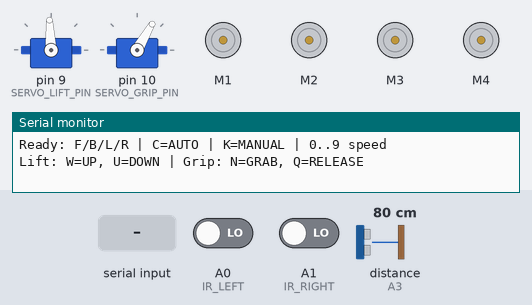
A sketch run on a simulated Arduino Uno, built with avr-gcc and run on an emulated ATmega328P. Shown: 2 × servo, 4 × DC motor (green arrow = forward, orange = backward, longer = faster), the last lines printed to the serial monitor. Inputs (shaded band) come from the test bench; at power-on: A0 (IR_LEFT) LOW, distance to the obstacle (sensor on A3) 80 cm, A1 (IR_RIGHT) LOW. The echo pulse lasts 58.3 µs per cm.

Above: at 1.2 s.
1.3 s: "C90\n" received over Serial
At 2.0 s:
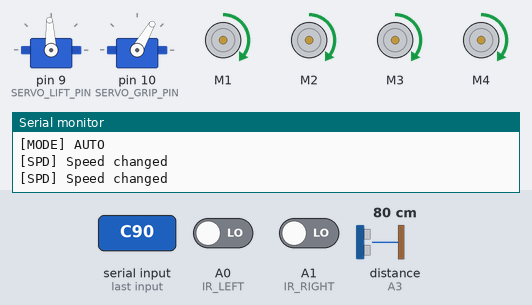
2.8 s: "W\n" received over Serial
At 2.96 s:
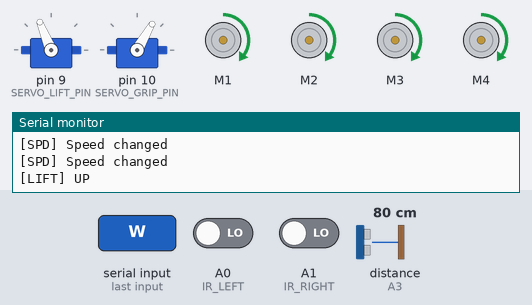
4.5 s: A0 (IR_LEFT) driven HIGH
At 4.9 s:
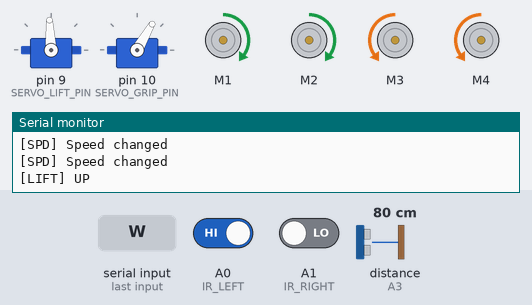
6.0 s: "U\n" received over Serial
At 6.15 s:
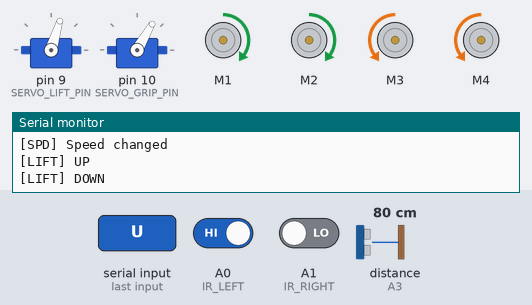
7.7 s: "N\n" received over Serial
At 8.3 s:
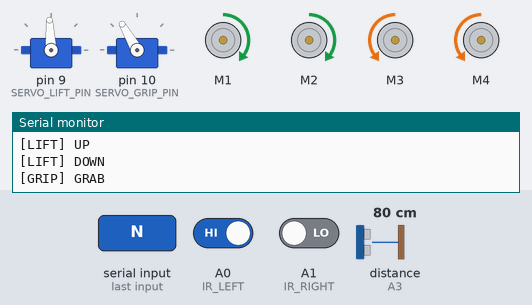
9.2 s: distance to the obstacle (sensor on A3) set to 7 cm
10.7 s: distance to the obstacle (sensor on A3) set to 4 cm
At 11.5 s:
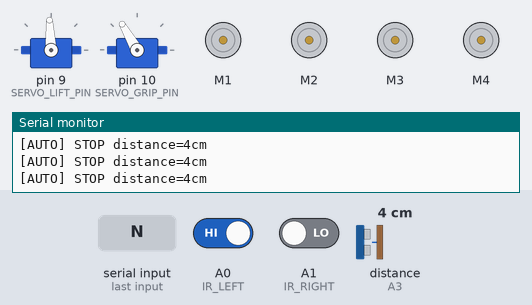
Timing chart, 0 to 13.2 s (numbered marks = the images above; inputs shaded):
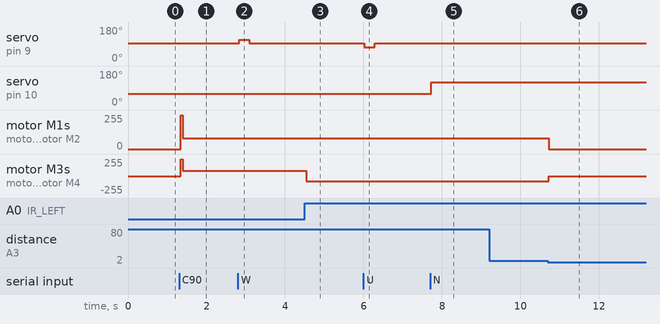

The sketch:

robocon.ino
```cpp
/*
  Arduino UNO R3 + Adafruit Motor Shield v1 + Bluetooth HC-05 (UART D0/D1)
  + IR line (A0/A1) + HC-SR04 (A2/A3) + Servo (D9/D10)

  Điều khiển:
    - W : Nâng (servo 360° – D9)
    - U : Hạ  (servo 360° – D9)
    - N : Gắp (servo 180° – D10)
    - Q : Thả (servo 180° – D10)
    - S : Dừng xe
    - C : AUTO (dò line + Stop @5cm)
    - K : MANUAL (tắt AUTO)
    - F/B/L/R : Tiến/Lùi/Trái/Phải (MANUAL)
    - 0..9 : chỉnh tốc độ (80..255)
*/

#include <AFMotor.h>
#include <NewPing.h>
#include <Servo.h>

// ================== Bluetooth UART D0/D1 ==================
#define BT Serial

// ================== IR line ==================
#define IR_LEFT   A0
#define IR_RIGHT  A1

// ================== HC-SR04 ==================
#define TRIGGER_PIN   A2
#define ECHO_PIN      A3
#define MAX_DISTANCE  50
#define STOP_DISTANCE 5

NewPing sonar(TRIGGER_PIN, ECHO_PIN, MAX_DISTANCE);

// ================== Motors ==================
AF_DCMotor motor1(1);
AF_DCMotor motor2(2);
AF_DCMotor motor3(3);
AF_DCMotor motor4(4);

// ================== Speed & Mode ==================
int speedVal = 230;
enum Mode { MODE_MANUAL = 0, MODE_AUTO = 1 };
Mode mode = MODE_MANUAL;

// ================== Servo ==================
const int SERVO_LIFT_PIN = 9;
const int SERVO_GRIP_PIN = 10;

Servo servoLift;
Servo servoGrip;

// Servo 360° PWM
int PWM_STOP = 1500;
int PWM_UP   = 1700;
int PWM_DOWN = 1300;

unsigned long LIFT_PULSE_MS = 250;
bool pulseMode = true;
bool liftingActive = false;
unsigned long motionStart = 0;

// Servo 180°
int ANGLE_GRAB     = 120;
int ANGLE_RELEASE  = 60;

// ================== Motor helpers ==================
void setAllSpeeds(int spd) {
  motor1.setSpeed(spd);
  motor2.setSpeed(spd);
  motor3.setSpeed(spd);
  motor4.setSpeed(spd);
}

void stopAll() {
  motor1.run(RELEASE);
  motor2.run(RELEASE);
  motor3.run(RELEASE);
  motor4.run(RELEASE);
}

void goForward() {
  motor1.run(FORWARD);
  motor2.run(FORWARD);
  motor3.run(FORWARD);
  motor4.run(FORWARD);
}

void goBackward() {
  motor1.run(BACKWARD);
  motor2.run(BACKWARD);
  motor3.run(BACKWARD);
  motor4.run(BACKWARD);
}

void turnLeft() {
  motor1.run(BACKWARD);
  motor2.run(BACKWARD);
  motor3.run(FORWARD);
  motor4.run(FORWARD);
}

void turnRight() {
  motor1.run(FORWARD);
  motor2.run(FORWARD);
  motor3.run(BACKWARD);
  motor4.run(BACKWARD);
}

int getDistance() {
  delay(40);
  int cm = sonar.ping_cm();
  if (cm == 0) cm = 100;
  return cm;
}

void report(const __FlashStringHelper* msg) {
  BT.println(msg);
}

// ================== Servo helpers ==================
void stopLift() {
  servoLift.writeMicroseconds(PWM_STOP);
}

void startLiftUp() {
  servoLift.writeMicroseconds(PWM_UP);
  liftingActive = true;
  motionStart = millis();
}

void startLiftDown() {
  servoLift.writeMicroseconds(PWM_DOWN);
  liftingActive = true;
  motionStart = millis();
}

void grab() {
  servoGrip.write(ANGLE_GRAB);
  delay(150);
}

void releaseObject() {
  servoGrip.write(ANGLE_RELEASE);
  delay(150);
}

// ================== AUTO MODE ==================
void autoStep() {
  int d = getDistance();
  if (d <= STOP_DISTANCE) {
    stopAll();
    BT.print(F("[AUTO] STOP distance="));
    BT.print(d);
    BT.println(F("cm"));
    return;
  }

  int L = digitalRead(IR_LEFT);
  int R = digitalRead(IR_RIGHT);

  if (L == 0 && R == 0) goForward();
  else if (L == 0 && R == 1) turnLeft();
  else if (L == 1 && R == 0) turnRight();
  else stopAll();
}

// ================== Handle Commands ==================
void handleCommand(char c) {
  if (c == '\n' || c == '\r') return;
  if (c >= 'a' && c <= 'z') c = c - 'a' + 'A';

  if (c >= '0' && c <= '9') {
    int lvl = c - '0';
    speedVal = map(lvl, 0, 9, 80, 255);
    setAllSpeeds(speedVal);
    report(F("[SPD] Speed changed"));
    return;
  }

  switch (c) {

    // ---------- ĐÃ SỬA LỆNH ----------
    case 'C':   // Bật AUTO
      mode = MODE_AUTO;
      stopAll();
      report(F("[MODE] AUTO"));
      break;

    case 'K':   // Tắt AUTO
      mode = MODE_MANUAL;
      stopAll();
      report(F("[MODE] MANUAL"));
      break;

    // Manual drive
    case 'F':
    case 'B':
    case 'L':
    case 'R':
      if (mode == MODE_MANUAL) {
        if (c == 'F') { goForward(); report(F("Forward")); }
        else if (c == 'B') { goBackward(); report(F("Backward")); }
        else if (c == 'L') { turnLeft(); report(F("Left")); }
        else if (c == 'R') { turnRight(); report(F("Right")); }
      } else {
        report(F("[WARN] Đang AUTO → Nhấn K để thoát"));
      }
      break;

    case 'S':
      stopAll();
      stopLift();
      liftingActive = false;
      report(F("Stop all"));
      break;

    case 'W':
      startLiftUp();
      report(F("[LIFT] UP"));
      break;

    case 'U':
      startLiftDown();
      report(F("[LIFT] DOWN"));
      break;

    case 'N':
      grab();
      report(F("[GRIP] GRAB"));
      break;

    case 'Q':
      releaseObject();
      report(F("[GRIP] RELEASE"));
      break;

    default:
      stopAll();
      report(F("Unknown -> Stop"));
      break;
  }
}

// ================== Setup ==================
void setup() {
  BT.begin(9600);

  pinMode(IR_LEFT, INPUT);
  pinMode(IR_RIGHT, INPUT);

  servoLift.attach(SERVO_LIFT_PIN);
  servoGrip.attach(SERVO_GRIP_PIN);

  stopLift();
  servoGrip.write(ANGLE_RELEASE);

  setAllSpeeds(speedVal);
  stopAll();

  BT.println(F("Ready: F/B/L/R | C=AUTO | K=MANUAL | 0..9 speed"));
  BT.println(F("Lift: W=UP, U=DOWN | Grip: N=GRAB, Q=RELEASE"));
}

// ================== Loop ==================
void loop() {
  if (BT.available()) handleCommand(BT.read());

  if (mode == MODE_AUTO) autoStep();

  if (pulseMode && liftingActive) {
    if (millis() - motionStart >= LIFT_PULSE_MS) {
      stopLift();
      liftingActive = false;
    }
  }
}
```

Measured:
- the behaviour switches between 6 and 5 cm on distance to the obstacle (sensor on A3) (found by bisection; images 5 and 6)
- after the input at 1.3 s, motor M1–4: stopped → forward 80/255 after 0.05 s
- after the input at 2.8 s, servo on pin 9 (SERVO_LIFT_PIN): 93° → 112° at once, → 93° 0.26 s later
- after the input at 4.5 s, motor M3, motor M4: forward 80/255 → backward 80/255 at once
- after the input at 6.0 s, servo on pin 9 (SERVO_LIFT_PIN): 93° → 73° at once, → 93° 0.26 s later
- after the input at 7.7 s, servo on pin 10 (SERVO_GRIP_PIN): 60° → 120° at once
- after the input at 9.2 s, every drawn part: stays the same
- after the input at 10.7 s, motor M1, motor M2: forward 80/255 → stopped at once; motor M3, motor M4: backward 80/255 → stopped at once
